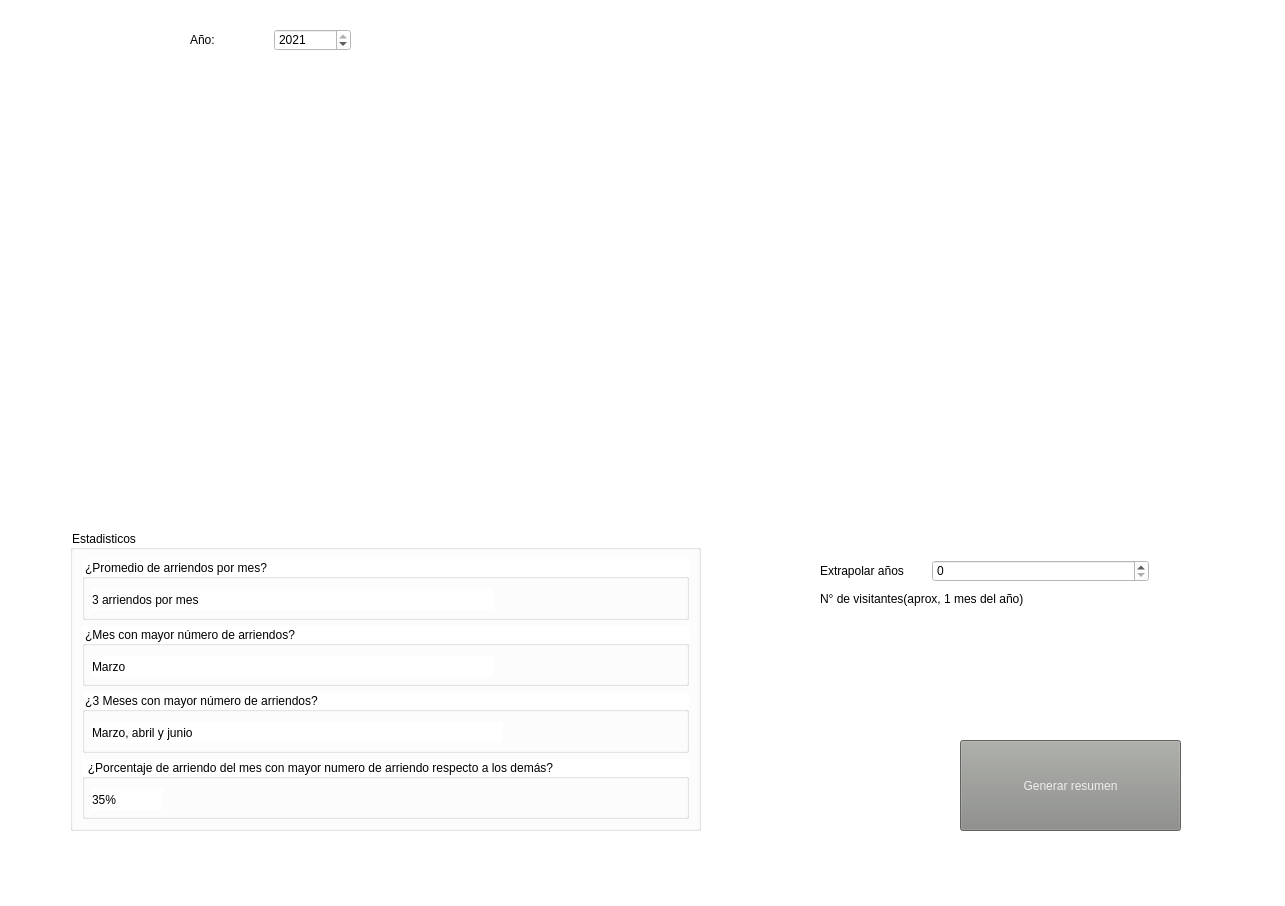
<?xml version="1.0" encoding="UTF-8"?>
<ui version="4.0">
 <class>num</class>
 <widget class="QMainWindow" name="num">
  <property name="geometry">
   <rect>
    <x>0</x>
    <y>0</y>
    <width>1285</width>
    <height>906</height>
   </rect>
  </property>
  <property name="windowTitle">
   <string>MainWindow</string>
  </property>
  <property name="styleSheet">
   <string notr="true">background-color: rgb(255, 255, 255);</string>
  </property>
  <widget class="QWidget" name="centralwidget">
   <widget class="MplWidget" name="MplWidget" native="true">
    <property name="geometry">
     <rect>
      <x>40</x>
      <y>10</y>
      <width>1201</width>
      <height>501</height>
     </rect>
    </property>
    <widget class="QWidget" name="layoutWidget">
     <property name="geometry">
      <rect>
       <x>150</x>
       <y>0</y>
       <width>161</width>
       <height>61</height>
      </rect>
     </property>
     <layout class="QGridLayout" name="gridLayout">
      <item row="0" column="2">
       <widget class="QSpinBox" name="agno">
        <property name="styleSheet">
         <string notr="true">font: 20pt &quot;Ubuntu&quot;;</string>
        </property>
        <property name="minimum">
         <number>2010</number>
        </property>
        <property name="maximum">
         <number>2021</number>
        </property>
        <property name="value">
         <number>2021</number>
        </property>
       </widget>
      </item>
      <item row="0" column="1">
       <widget class="QLabel" name="label">
        <property name="styleSheet">
         <string notr="true">font: 57 20pt &quot;Ubuntu&quot;;</string>
        </property>
        <property name="text">
         <string>Año:</string>
        </property>
       </widget>
      </item>
     </layout>
    </widget>
   </widget>
   <widget class="QPushButton" name="generateR">
    <property name="geometry">
     <rect>
      <x>960</x>
      <y>740</y>
      <width>221</width>
      <height>91</height>
     </rect>
    </property>
    <property name="styleSheet">
     <string notr="true">background-color: rgb(136, 138, 133);
color: rgb(238, 238, 236);</string>
    </property>
    <property name="text">
     <string>Generar resumen</string>
    </property>
   </widget>
   <widget class="QGroupBox" name="groupBox_5">
    <property name="geometry">
     <rect>
      <x>70</x>
      <y>530</y>
      <width>631</width>
      <height>301</height>
     </rect>
    </property>
    <property name="title">
     <string>Estadisticos</string>
    </property>
    <layout class="QGridLayout" name="gridLayout_2">
     <item row="2" column="0">
      <widget class="QGroupBox" name="groupBox_3">
       <property name="title">
        <string>¿3 Meses con mayor número de arriendos?</string>
       </property>
       <widget class="QLabel" name="c">
        <property name="geometry">
         <rect>
          <x>10</x>
          <y>30</y>
          <width>411</width>
          <height>21</height>
         </rect>
        </property>
        <property name="text">
         <string>Marzo, abril y junio</string>
        </property>
       </widget>
      </widget>
     </item>
     <item row="3" column="0">
      <widget class="QGroupBox" name="groupBox_4">
       <property name="title">
        <string>¿Porcentaje de arriendo del mes con mayor numero de arriendo respecto a los demás?</string>
       </property>
       <widget class="QLabel" name="d">
        <property name="geometry">
         <rect>
          <x>10</x>
          <y>30</y>
          <width>71</width>
          <height>21</height>
         </rect>
        </property>
        <property name="text">
         <string>35%</string>
        </property>
       </widget>
      </widget>
     </item>
     <item row="0" column="0">
      <layout class="QVBoxLayout" name="verticalLayout">
       <item>
        <widget class="QGroupBox" name="groupBox">
         <property name="title">
          <string>¿Promedio de arriendos por mes?</string>
         </property>
         <widget class="QLabel" name="a">
          <property name="geometry">
           <rect>
            <x>10</x>
            <y>30</y>
            <width>401</width>
            <height>21</height>
           </rect>
          </property>
          <property name="text">
           <string>3 arriendos por mes </string>
          </property>
         </widget>
        </widget>
       </item>
      </layout>
     </item>
     <item row="1" column="0">
      <widget class="QGroupBox" name="groupBox_2">
       <property name="title">
        <string>¿Mes con mayor número de arriendos?</string>
       </property>
       <widget class="QLabel" name="b">
        <property name="geometry">
         <rect>
          <x>10</x>
          <y>30</y>
          <width>401</width>
          <height>21</height>
         </rect>
        </property>
        <property name="text">
         <string>Marzo</string>
        </property>
       </widget>
      </widget>
     </item>
    </layout>
   </widget>
   <widget class="QWidget" name="">
    <property name="geometry">
     <rect>
      <x>820</x>
      <y>560</y>
      <width>329</width>
      <height>50</height>
     </rect>
    </property>
    <layout class="QGridLayout" name="gridLayout_3">
     <item row="0" column="0">
      <widget class="QLabel" name="label_2">
       <property name="text">
        <string>Extrapolar años </string>
       </property>
      </widget>
     </item>
     <item row="0" column="1" colspan="2">
      <widget class="QSpinBox" name="agn"/>
     </item>
     <item row="1" column="2">
      <widget class="QLabel" name="number">
       <property name="text">
        <string/>
       </property>
      </widget>
     </item>
     <item row="1" column="0" colspan="2">
      <widget class="QLabel" name="label_3">
       <property name="text">
        <string>N° de visitantes(aprox, 1 mes del año)</string>
       </property>
      </widget>
     </item>
    </layout>
   </widget>
  </widget>
  <widget class="QMenuBar" name="menubar">
   <property name="geometry">
    <rect>
     <x>0</x>
     <y>0</y>
     <width>1285</width>
     <height>22</height>
    </rect>
   </property>
  </widget>
  <widget class="QStatusBar" name="statusbar"/>
 </widget>
 <customwidgets>
  <customwidget>
   <class>MplWidget</class>
   <extends>QWidget</extends>
   <header>mplwidget.h</header>
   <container>1</container>
  </customwidget>
 </customwidgets>
 <resources/>
 <connections/>
</ui>
